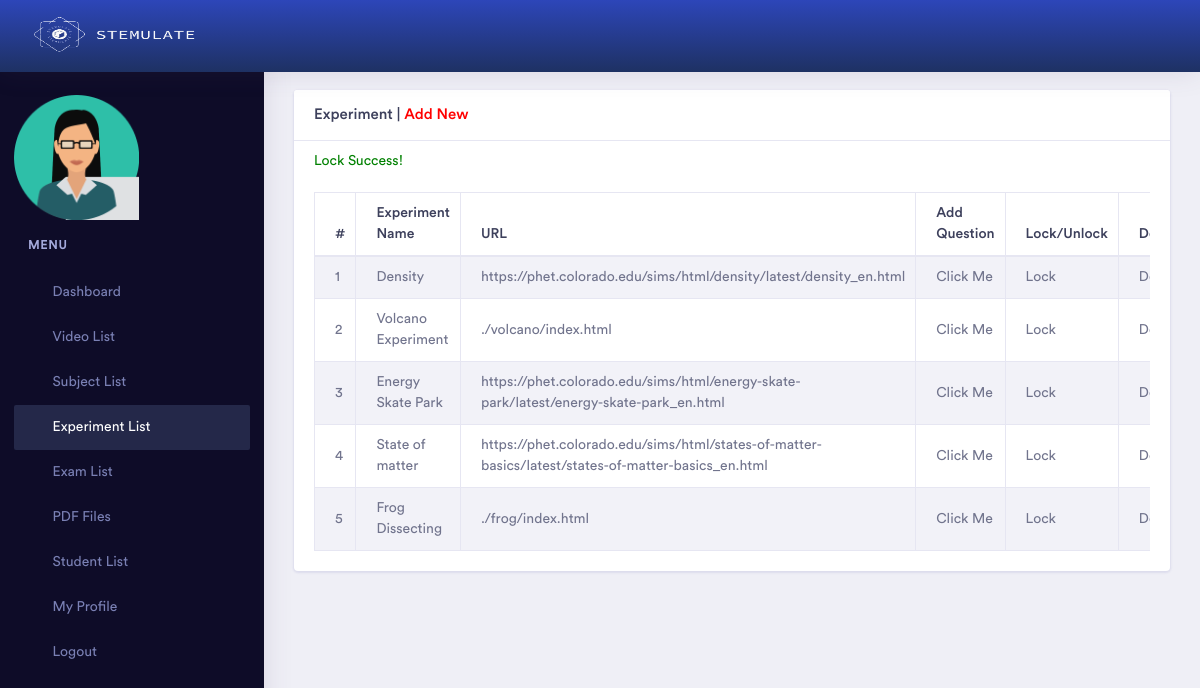
/admin/experiment_list.php?islock=0&id=1 (signed in), run on the app's committed database.
### tables this page shows
CREATE TABLE `experiment` (
  `id` int(11) NOT NULL,
  `subject_id` int(11) NOT NULL,
  `name` varchar(255) NOT NULL,
  `url` varchar(255) NOT NULL,
  `status` int(11) NOT NULL,
  `admin_id` int(11) NOT NULL,
  `description` text NOT NULL,
  `custom` tinyint(1) NOT NULL,
  `islock` tinyint(1) NOT NULL,
  `prev_islock` tinyint(1) NOT NULL,
  `isrubric` tinyint(1) NOT NULL
);

### admin/experiment_list.php (the view, shortened to what this page needs)
<?php
    if ($_SESSION['p'] != "") {
?>
<!doctype html>
<html lang="en">
<head>
    <?php include 'head.php'; ?>
</head>
<body>
    <div class="dashboard-main-wrapper">
         <div class="dashboard-header">
            <?php include 'header.php';  ?>
        </div>
       <div class="nav-left-sidebar sidebar-dark">
            <?php include 'left_menu.php'; ?>
        </div>
        <div class="dashboard-wrapper">
            <div class="container-fluid  dashboard-content">
                <div class="row">
                    <div class="col-xl-12 col-lg-12 col-md-12 col-sm-12 col-12">
                        <div class="card">
                            <h5 class="card-header">Experiment | <a href="experiment_add.php" style="color:red;">Add New</a></h5>
                            <span style="padding-left:20px; padding-top:10px;">
                                <?php
                                    include 'db.php';
                                    $admin_id = $_SESSION['id'];
                                    $selectQuery = "SELECT id FROM student WHERE status = 1 and designation = $admin_id ";
                                    $result = mysqli_query($link, $selectQuery);
                                    if(isset($_GET['id'])){
                                        $selectQuery2 = "SELECT name FROM experiment WHERE id = '$_GET[id]' ";
                                        $result2 = mysqli_query($link, $selectQuery2);
                                        $data = mysqli_fetch_assoc($result2);
                                        $name = $data['name'];
                                        $currentDateTime = date('Y-m-d H:i:s');
                                    }
                                    if (isset($_GET['islock']) && isset($_GET['id'])) {
                                        if ($_GET['islock'] == 1) {
                                            $dlt = "UPDATE experiment SET islock = 0 WHERE id = '$_GET[id]'";
                                            mysqli_query($link, $dlt);
                                            echo "<font color='green'>Unlock Success!</font>";
                                            while ($row = mysqli_fetch_assoc($result)) {
                                                $student_id = $row['id'];
                                                $ins = "INSERT INTO notification (student_id, details,isread,created_at) VALUES ('$student_id', '$name is Unlock!' ,'0', '$currentDateTime')";
                                                mysqli_query($link, $ins);
                                            }
                                        } else {
                                            echo "<font color='green'>Lock Success!</font>";
                                        }
                                    }
                                ?>
                            </span>
                            <div class="card-body">
                                <div class="table-responsive">
                                    <table class="table table-striped table-bordered">
                                        <thead>
                                            <tr>
                                                <th>#</th>
                                                <th>Experiment Name</th>
                                                <th>URL</th>
                                                <th>Add Question</th>
                                                <th>Lock/Unlock</th>
                                                <th>Delete</th>
                                            </tr>
                                        </thead>
                                        <tbody>
                                            <?php
                                                include 'db.php';
                                                $sl = 0;
                                                $query = mysqli_query($link, "select * from experiment where status = '1' and admin_id = '$_SESSION[id]' ");
                                                while($data = mysqli_fetch_array($query)) {
                                            ?>
                                            <tr>
                                                <td><?php echo ++$sl; ?></td>
                                                <td><?php echo $data['name']; ?></td>
                                                <td><?php echo $data['url']; ?></td>
                                                <td><a href="question_experiment_add.php?id=<?php echo $data['id']; ?>">Click Me</a></td>
                                                <td>
                                                    <a href="?islock=<?php echo $data['islock']; ?>&id=<?php echo $data['id']; ?>"
                                                        onclick="return confirm('Confirm Action?');">
                                                        <?php echo $data['islock'] > 0 ? 'Unlock':'Lock'; ?>
                                                    </a>
                                                </td>
                                                <td><a href="?isdelete=true&id=<?php echo $data['id']; ?>" onclick="return confirm('Delete Confirm?');">Delete</a></td>
                                            </tr>
                                            <?php } ?>
                                        </tbody>
                                    </table>
                                </div>
                            </div>
                        </div>
                    </div>
                </div>
            </div>
        </div>
    </div>
</body>
</html>
<?php
} else {
    echo "<script>";
    echo "self.location='index.php?msg=<font color=red>Please Login First.</font>';";
    echo "</script>";
}
?>

### data on the page
experiment: name "Density", url "https://phet.colorado.edu/sims/html/density/latest/density_en.html", islock "Lock"
experiment: name "Volcano Experiment", url "./volcano/index.html", islock "Lock"
experiment: name "Energy Skate Park", url "https://phet.colorado.edu/sims/html/energy-skate-park/latest/energy-skate-park_en.html", islock "Lock"
experiment: name "State of matter", url "https://phet.colorado.edu/sims/html/states-of-matter-basics/latest/states-of-matter-basics_en.html", islock "Lock"
experiment: name "Frog Dissecting", url "./frog/index.html", islock "Lock"
